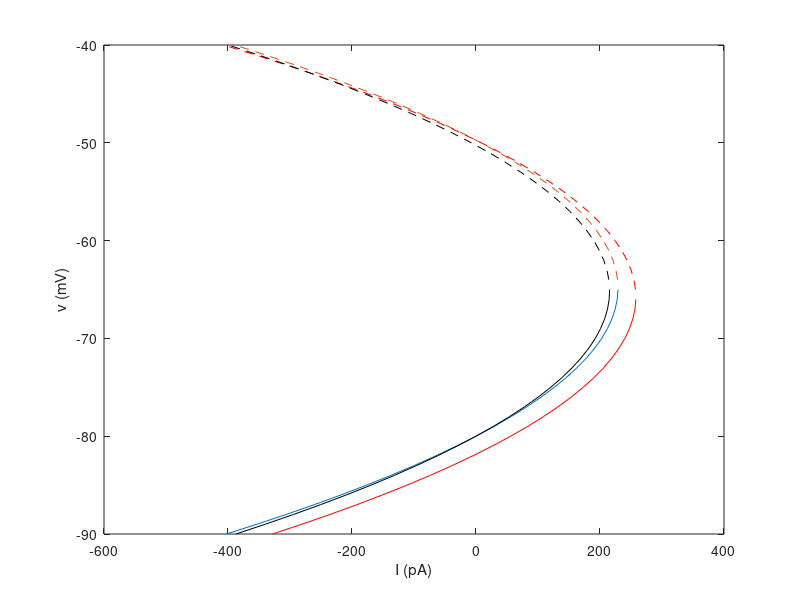

MATLAB code for this plot:
%%% script to look at MSN and FS bifurcation diagrams in I,v plane

load fit_model_results_NEWtuning

D1 = 0.8;
D2 = 0.8;
% MS neuron parameters in saved file
k = izipars(1); a = izipars(2); b = izipars(3); c = izipars(4); vr = izipars(5); vpeak = izipars(6);

% found MS parameters: X = [C,vt,d]
C = X(1); vt =X(2); d = X(3);

% extra DA model parameters in saved file
KIR = XD1(1);    % KIR modifier 
LCA = XD1(2);    % LCA modifier
vrD1 = vr*(1+D1*KIR);
dD1 = d*(1-D1*LCA);

% D2 - intrinsic
alpha = XD2;
kD2 = k*(1-alpha*D2);

%%%% stability properties
% [FP,JA,JB,Ev,VA,VB,class] = basic_model_stability(vr,vt,a,b,k,C,I);
% 
% [FPd2,JAd2,JBd2,Evd2,VAd2,VBd2,classd2] = basic_model_stability(vr,vt,a,b,kD2,C,I);

%%%% get I,v curves
v = -90:1:-40;
I0_B = 0.25*k*(vr+vt+b/k)^2-k*vr*vt-b*vr;
I0_D1 = 0.25*k*(vrD1+vt+b/k)^2-k*vrD1*vt-b*vrD1;
I0_D2 = 0.25*kD2*(vr+vt+b/kD2)^2-kD2*vr*vt-b*vr;

IB = -k.*(v-vr).*(v-vt)+ b.*(v-vr);
ID1 = -k.*(v-vrD1).*(v-vt)+ b.*(v-vrD1);
ID2 = -kD2.*(v-vr).*(v-vt)+ b.*(v-vr);

% find bifurcation points quickly
IBix = find(diff(IB) <0,1); ID1ix = find(diff(ID1) <0,1); ID2ix = find(diff(ID2) <0,1); 

IB_stable = IB(1:IBix)'; IB_saddle = IB(IBix+1:end)'; vIBstable = v(1:IBix)'; vIBsaddle = v(IBix+1:end)';
ID1_stable = ID1(1:ID1ix)'; ID1_saddle = ID1(ID1ix+1:end)'; vID1stable = v(1:ID1ix)'; vID1saddle = v(ID1ix+1:end)';
ID2_stable = ID2(1:ID2ix)'; ID2_saddle = ID2(ID2ix+1:end)'; vID2stable = v(1:ID2ix)'; vID2saddle = v(ID2ix+1:end)';

figure(1); clf
title('Bifurcation diagrams for MSN model')
plot(IB_stable,vIBstable); hold on
plot(IB_saddle,vIBsaddle,'--')
plot(ID1_stable,vID1stable,'r');
plot(ID1_saddle,vID1saddle,'r--')
plot(ID2_stable,vID2stable,'k');
plot(ID2_saddle,vID2saddle,'k--')
xlabel('I (pA)'); ylabel('v (mV)')





